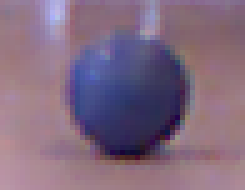
%> input picture lab5/heihei.png, 49 x 38 px (shown 5 times larger)
$ octave ball_vision.m   (GNU Octave 9; MATLAB toolbox functions it lacks are replaced by stand-ins)
%> lines starting %> are read from the running program, lines starting %| are printed output that depends on the picture
### lab5/getyuv.m
%function x=getyuv(imgname)
% imgname string giving the name of the RGB input image
% A click on the left button in the shown picture will plot the u,v value
% of the indicated pixel
% a click on the right button will stop the function
function x=getyuv(imgname)
%> called with imgname = 'heihei.png'
clf
m=imread(imgname);
%> m is the input picture: size 38x49x3 uint8; mean R, G, B 129.1, 105.7, 128.1
subplot(1,2,1)
imshow(m)
m2=int32(m);
YUV(:,:,1)=((19592*m2(:,:,1)+38480*m2(:,:,2)+7468*m2(:,:,3))/65536);
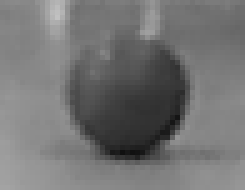
%> YUV: size 38x49 int32 (shown 5 times larger); min 16, max 193, mean 115.2
YUV(:,:,2)=((-9713*m2(:,:,1)-19068*m2(:,:,2)+28787*m2(:,:,3))/65536)+128;
YUV(:,:,3)=((28787*m2(:,:,1)-24107*m2(:,:,2)-4674*m2(:,:,3))/65536)+128;
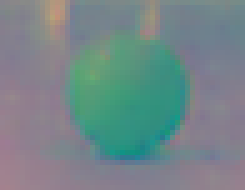
%> YUV: size 38x49x3 int32 (shown 5 times larger); mean R, G, B 115.2, 134.4, 136.7
hold on
button=0;
while (button ~= 3)
    subplot(1,2,1)
%> the run ends on the next line
    [y x,button]=ginput(1);
    yc =YUV(round(x),round(y),1);
    uc =YUV(round(x),round(y),2);
    vc =YUV(round(x),round(y),3);
    outp=['(y,u,v)=(',num2str(yc),',', num2str(uc),',', num2str(vc),')'],
    subplot(1,2,2)
    plot(uc,vc,'.')
    title(outp)
    xlabel('u')
    ylabel('v')
    axis([0 256 0 256])
    grid on

    hold on
end

### lab5/ball_vision.m
img = getyuv('heihei.png');

$ run again, with lab5/ball_pos4_1.jpg saved as lab5/heihei.png
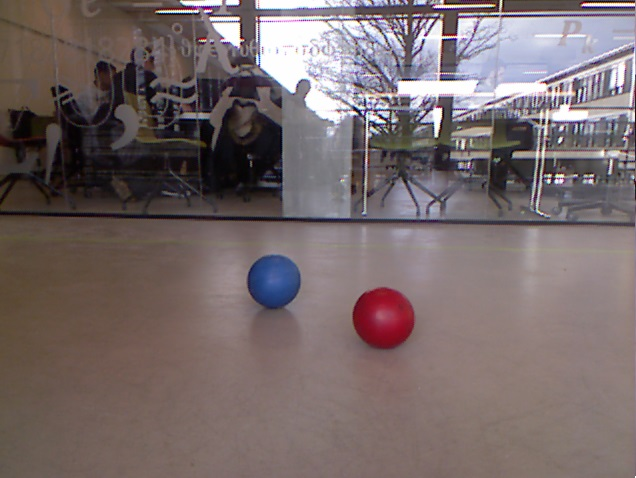
%> input picture lab5/ball_pos4_1.jpg, 636 x 478 px
%> in getyuv, m is the input picture: size 478x636x3 uint8; mean R, G, B 118.8, 105.7, 106.4
%> in getyuv, `YUV(:,:,1)=((19592*m2(:,:,1)+38480*m2(:,:,2)+7468*m2(:,:,3))/65536);`:
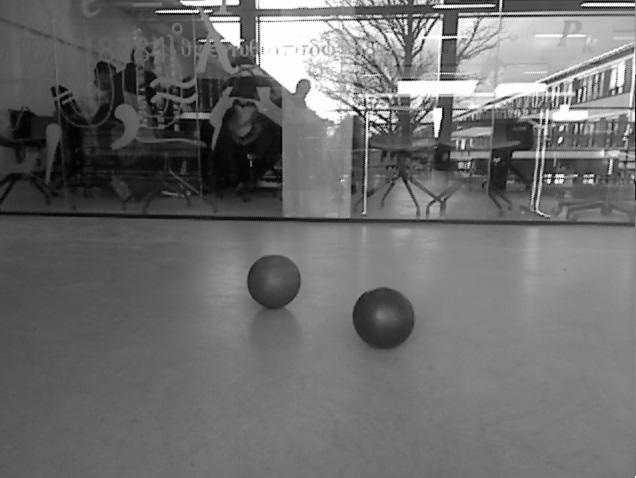
%> YUV: size 478x636 int32; min 1, max 255, mean 109.7
%> in getyuv, `YUV(:,:,3)=((28787*m2(:,:,1)-24107*m2(:,:,2)-4674*m2(:,:,3))/65536)+128;`:
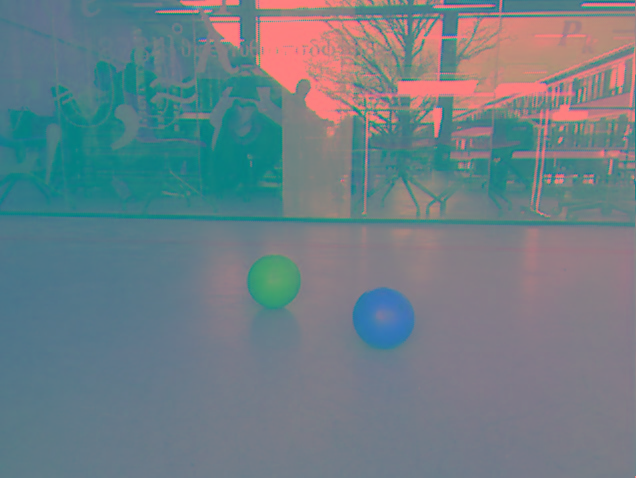
%> YUV: size 478x636x3 int32; mean R, G, B 109.7, 126.3, 133.7

$ run again, with lab5/ball_m1.png copied over lab5/heihei.png
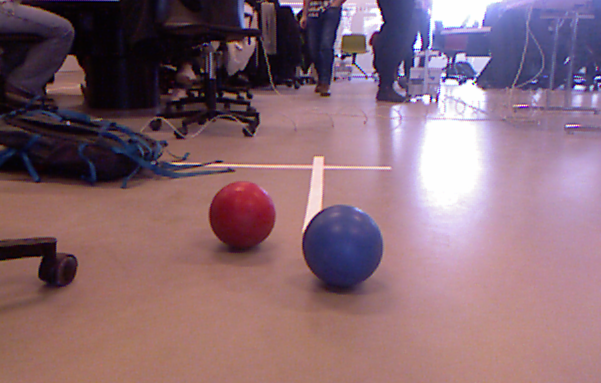
%> input picture lab5/ball_m1.png, 601 x 383 px
%> in getyuv, m is the input picture: size 383x601x3 uint8; mean R, G, B 135.4, 104.8, 115.5
%> in getyuv, `YUV(:,:,1)=((19592*m2(:,:,1)+38480*m2(:,:,2)+7468*m2(:,:,3))/65536);`:
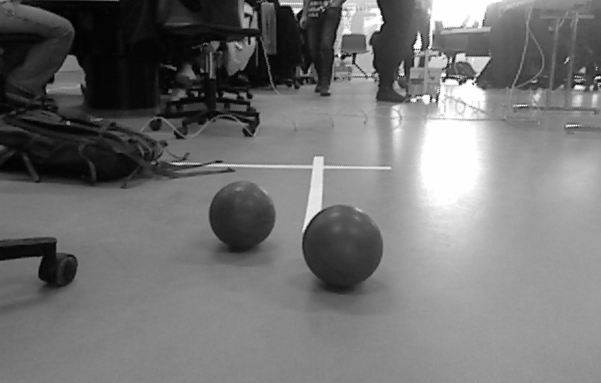
%> YUV: size 383x601 int32; min 1, max 254, mean 115.2
%> in getyuv, `YUV(:,:,3)=((28787*m2(:,:,1)-24107*m2(:,:,2)-4674*m2(:,:,3))/65536)+128;`:
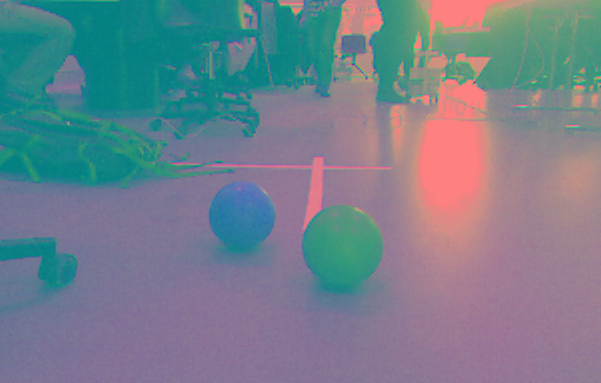
%> YUV: size 383x601x3 int32; mean R, G, B 115.2, 128.2, 140.7
